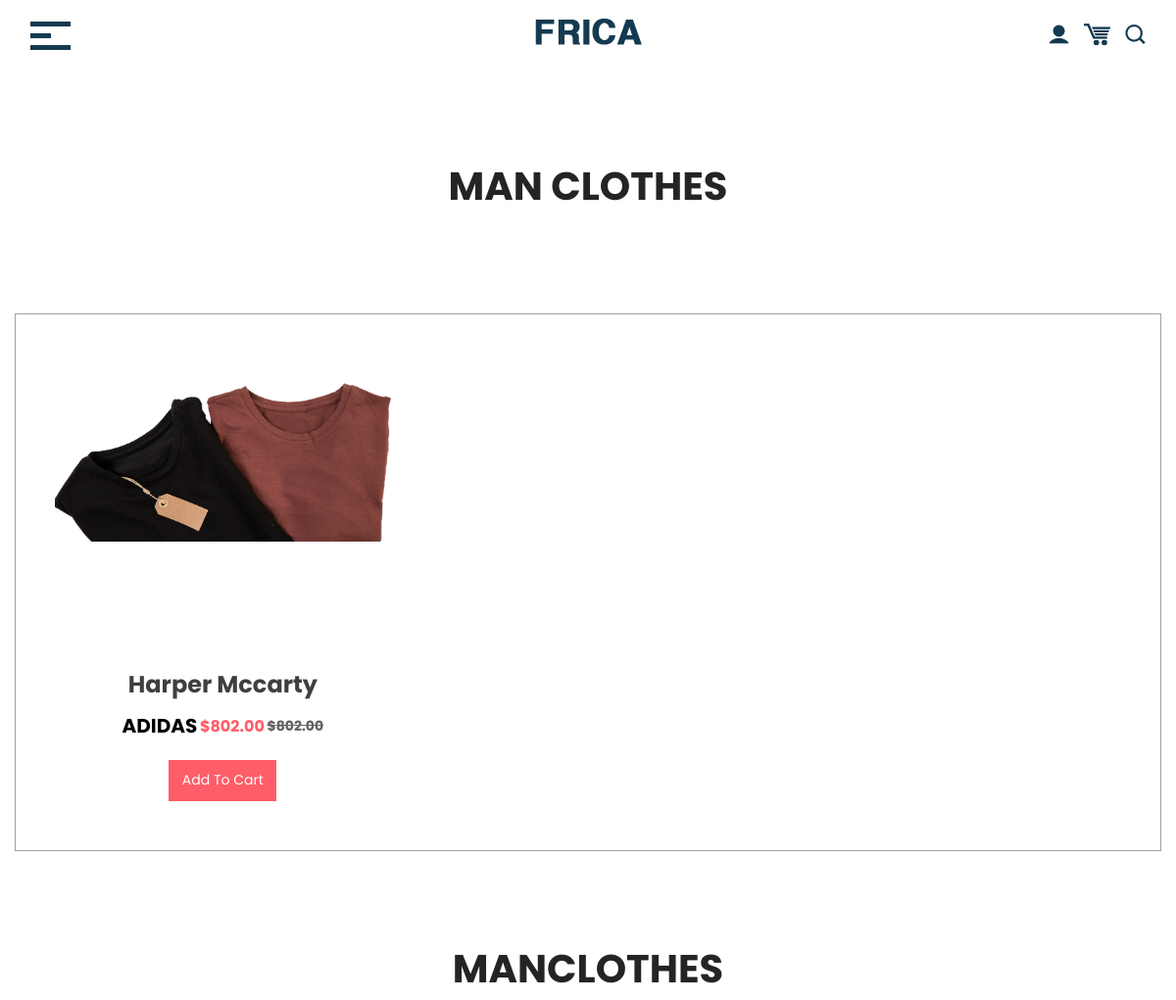
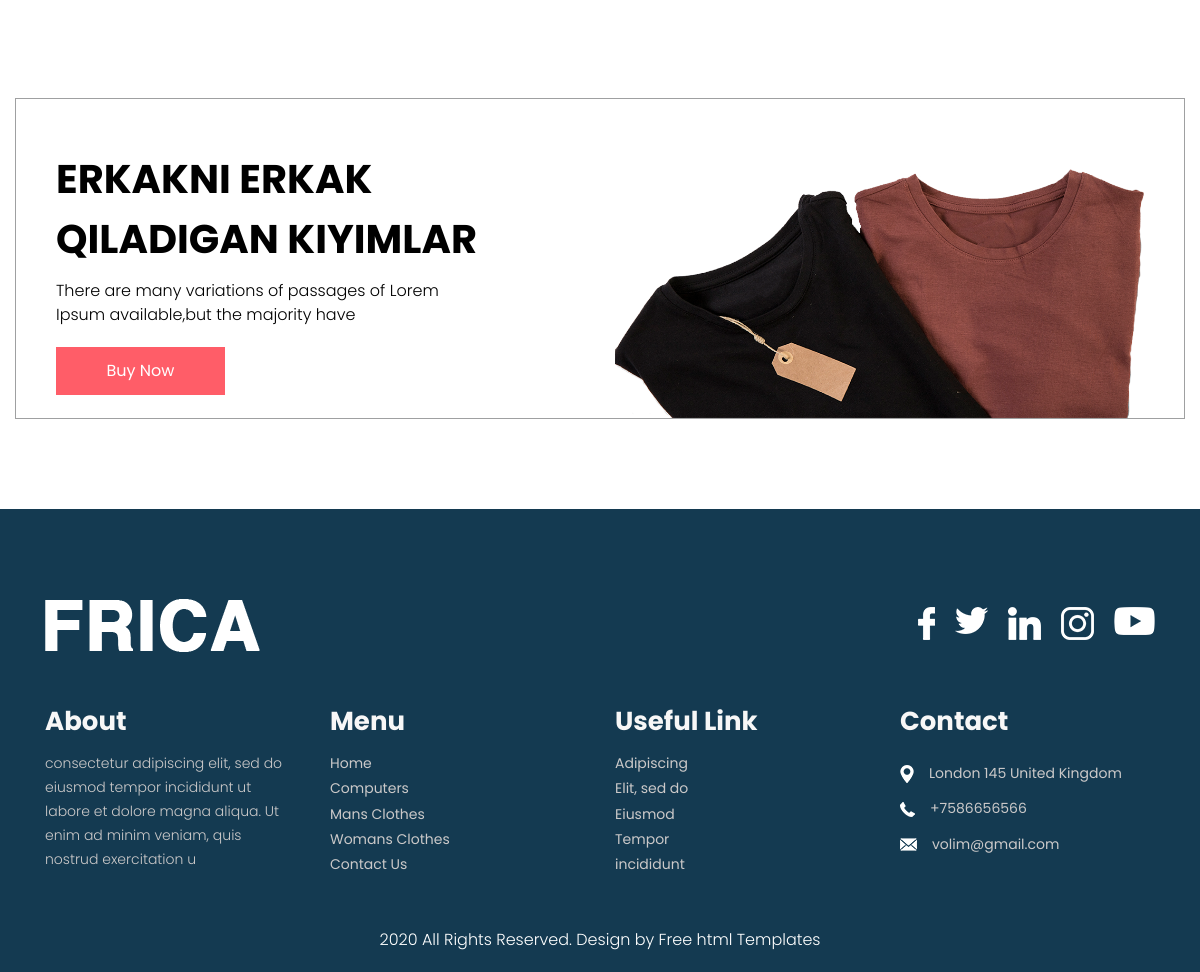
Page /means_clothes/ on the committed database (2 pictures, top to bottom).
### blog/models.py (models this page shows, shortened)
class Product(models.Model):
    name = models.CharField(max_length=20)
    price = models.DecimalField(max_digits=10, decimal_places=2)
    salePrice = models.DecimalField(max_digits=10, decimal_places=2)
    company = models.ForeignKey('Company', on_delete=models.CASCADE)
    img = models.ImageField(upload_to='products/')
    category = models.ForeignKey('Category', on_delete=models.CASCADE)
    description = models.TextField()
    created_at = models.DateTimeField(auto_now=True)

class Company(models.Model):
    name = models.CharField(max_length=20)
    def __str__(self):
        return self.name

class Category(models.Model):
    name = models.CharField(max_length=20)
    img1 = models.ImageField(upload_to='category/')
    img2 = models.ImageField(upload_to='category/')
    title = models.CharField(max_length=100)
    description = models.TextField()
    def __str__(self):
        return self.name

### blog/views.py (the view)
# urls.py: path('means_clothes/', means_clothes, name='mansclothes'),
def means_clothes(request):
    computers = objectsFilter('manclothes', Product, 'category')
    categoryName = 'Man Clothes'
    category = objectsFilter('manclothes', Category, 'name')
    context = {
        'computers': computers,
        'categoryName': categoryName,
        'category': category
    }
    return render(request, 'pages/mans_clothes.html', context =context)

### blog/views.py (called while the page is built)
def objectsFilter(slug, data, property):
    products = data.objects.filter(**{property: Category.objects.get(name=slug)})
    return products

### templates/pages/mans_clothes.html
{% extends 'base/base.html' %}
{% load static %}
{% block content %}
      <div class="computers_section layout_padding">
         <div class="container">
            <h1 class="computers_taital">{{categoryName}}</h1>
         </div>
      </div>
      <div class="computers_section_2">
         <div class="container-fluid">
            <div class="computer_main">
               <div class="row">
                  {% for x in computers %}
                  {% if forloop.counter < 4 %}
                  <div class="col-md-4">
                     <div class="computer_img"><img src="{{x.img.url}}"></div>
                     <a href="{% url 'detail' x.id %}"><h4 class="computer_text">{{x.name}}</h4></a>
                     <div class="computer_text_main">
                        <h4 class="dell_text">{{x.company}}</h4>
                        <h6 class="price_text"><a href="#">${{x.price}}</a></h6>
                        <h6 class="price_text_1"><a href="#">${{x.price}}</a></h6>
                     </div>
                     <div class="cart_bt_1"><a href="#">Add To Cart</a></div>
                  </div>
                  {% endif %}
                  {% endfor %}
               </div>
            </div>
         </div>
      </div>
{% for x in category %}
      <div class="mans_section layout_padding">
         <div class="container">
            <a href="{% url 'category' x.name %}"><h1 class="computers_taital">{{x.name}}</h1></a>
         </div>
      </div>
      <div class="mans_section_2">
         <div class="container-fluid">
            <div class="mans_main">
               <div class="row">
                  <div class="col-md-6">
                     <h1 class="offer_text">{{x.title}}</h1>
                     <p class="lorem_text">{{x.description}}</p>
                     <div class="read_bt"><a href="#">Buy Now</a></div>
                  </div>
                  <div class="col-md-6">
                     <div class="image_3"><img src="{{x.img2.url}}"></div>
                  </div>
               </div>
            </div>
         </div>
      </div>
      {% endfor %}
         {% endblock content %}

### static/css/style.css (style rules this page uses)
* { box-sizing: border-box !important; transition: ease all 0.5s; }
html { scroll-behavior: smooth; }
body { color: #666666; font-size: 14px; line-height: 1.80857; font-weight: normal; overflow-x: hidden; font-family: 'Poppins', sans-serif; }
a { color: #1f1f1f; text-decoration: none !important; outline: none !important; -webkit-transition: all .3s ease-in-out; -moz-transition: all .3s ease-in-out; -ms-transition: all .3s ease-in-out; -o-transition: all .3s ease-in-out; transition: all .3s ease-in-out; }
h1, h2, h3, h4, h5, h6 { letter-spacing: 0; font-weight: normal; position: relative; padding: 0 0 10px 0; font-weight: normal; line-height: normal; color: #111111; margin: 0 }
h1 { font-size: 24px }
h4 { font-size: 16px }
h6 { font-size: 13px }
*, *::after, *::before { -webkit-box-sizing: border-box; -moz-box-sizing: border-box; box-sizing: border-box; }
h1 a, h2 a, h3 a, h4 a, h5 a, h6 a { color: #212121; text-decoration: none!important; opacity: 1 }
p { margin: 20px; font-weight: 300; font-size: 15px; line-height: 24px; }
a { color: #222222; text-decoration: none; outline: none !important; }
a, .btn { text-decoration: none !important; outline: none !important; -webkit-transition: all .3s ease-in-out; -moz-transition: all .3s ease-in-out; -ms-transition: all .3s ease-in-out; -o-transition: all .3s ease-in-out; transition: all .3s ease-in-out; }
img { max-width: 100%; height: auto; }
.layout_padding { padding-top: 90px; padding-bottom: 0px; }
.computers_section { width: 100%; float: left; }
.computers_taital { width: 100%; float: left; font-size: 40px; color: #252424; text-align: center; text-transform: uppercase; font-weight: bold; }
.computers_section_2 { width: 100%; float: left; }
.computer_main { width: 100%; float: left; border: 1px solid #9fa0a1; padding: 50px 40px 50px 40px; margin-top: 90px; }
.computer_img { width: 100%; text-align: center; padding-top: 20px; min-height: 310px; }
.computer_text { width: 100%; font-size: 24px; color: #403f3f; text-align: center; font-weight: bold; }
.computer_text_main { width: 60%; display: flex; justify-content: space-between; margin: 0 auto; text-align: center; align-items: center; }
.dell_text { font-size: 20px; color: #000; text-transform: uppercase; font-weight: bold; }
.price_text { font-size: 16px; color: #ff5d68; text-transform: uppercase; font-weight: bold; }
.price_text a { color: #ff5d68; }
.price_text_1 { font-size: 14px; color: #636262; text-transform: uppercase; font-weight: bold; text-decoration: line-through; }
.price_text_1 a { color: #636262; }
.cart_bt_1 { width: 110px; margin: 0 auto; margin-top: 10px; }
.cart_bt_1 a { width: 100%; float: left; font-size: 14px; color: #ffffff; background-color: #ff5d68; text-align: center; padding: 8px 4px; }
.mans_section { width: 100%; float: left; }
.mans_section_2 { width: 100%; float: left; }
.mans_main { width: 100%; float: left; border: 1px solid #9fa0a1; padding: 50px 40px 0px 40px; margin-top: 90px; }
.offer_text { width: 80%; float: left; font-size: 40px; color: #000; font-weight: bold; text-transform: uppercase; }
.lorem_text { width: 80%; float: left; font-size: 16px; color: #000; margin: 0px; }
.read_bt { width: 169px; float: left; }
.read_bt a { width: 100%; float: left; font-size: 16px; color: #ffffff; background-color: #ff5d68; text-align: center; padding: 10px 0px; margin-top: 20px; font-weight: 400; }
.image_3 { width: 100%; float: left; padding-top: 20px; }

### rows in the picture
Product: img (picture), name "Harper Mccarty", company "ADIDAS", price "802.00"
Category: name "MANCLOTHES", title "ERKAKNI ERKAK QILADIGAN KIYIMLAR", description "There are many variations of passages of Lorem Ipsum available,but the majority have", img2 (picture)

### other values in the picture
{{ categoryName }} "MAN CLOTHES"
